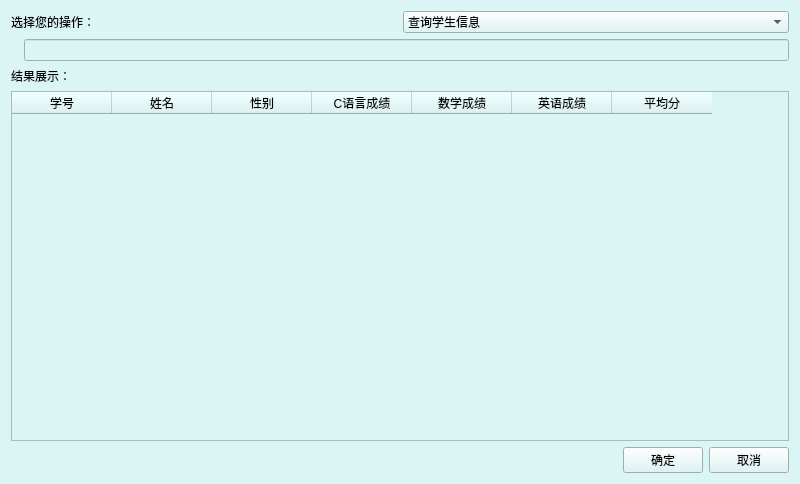
<?xml version="1.0" encoding="UTF-8"?>
<ui version="4.0">
 <class>TeacherManagerWidget</class>
 <widget class="QWidget" name="TeacherManagerWidget">
  <property name="geometry">
   <rect>
    <x>0</x>
    <y>0</y>
    <width>800</width>
    <height>484</height>
   </rect>
  </property>
  <property name="minimumSize">
   <size>
    <width>485</width>
    <height>0</height>
   </size>
  </property>
  <property name="windowTitle">
   <string>教员管理界面</string>
  </property>
  <property name="styleSheet">
   <string notr="true">background-color: rgb(219, 244, 244);</string>
  </property>
  <layout class="QVBoxLayout" name="verticalLayout">
   <item>
    <layout class="QHBoxLayout" name="horizontalLayout">
     <item>
      <widget class="QLabel" name="label">
       <property name="text">
        <string>选择您的操作：</string>
       </property>
      </widget>
     </item>
     <item>
      <widget class="QComboBox" name="comboBox">
       <item>
        <property name="text">
         <string>查询学生信息</string>
        </property>
       </item>
       <item>
        <property name="text">
         <string>修改学生信息</string>
        </property>
       </item>
       <item>
        <property name="text">
         <string>增加学生信息</string>
        </property>
       </item>
       <item>
        <property name="text">
         <string>删除学生信息</string>
        </property>
       </item>
       <item>
        <property name="text">
         <string>显示当前信息</string>
        </property>
       </item>
       <item>
        <property name="text">
         <string>求平均分</string>
        </property>
       </item>
       <item>
        <property name="text">
         <string>保存</string>
        </property>
       </item>
      </widget>
     </item>
    </layout>
   </item>
   <item>
    <layout class="QHBoxLayout" name="horizontalLayout_4">
     <item>
      <widget class="QLabel" name="label_3">
       <property name="text">
        <string/>
       </property>
      </widget>
     </item>
     <item>
      <widget class="QLineEdit" name="lineEdit"/>
     </item>
    </layout>
   </item>
   <item>
    <layout class="QHBoxLayout" name="horizontalLayout_2">
     <item>
      <widget class="QLabel" name="label_2">
       <property name="text">
        <string>结果展示：</string>
       </property>
      </widget>
     </item>
    </layout>
   </item>
   <item>
    <widget class="QTableWidget" name="tableWidget">
     <column>
      <property name="text">
       <string>学号</string>
      </property>
     </column>
     <column>
      <property name="text">
       <string>姓名</string>
      </property>
     </column>
     <column>
      <property name="text">
       <string>性别</string>
      </property>
     </column>
     <column>
      <property name="text">
       <string>C语言成绩</string>
      </property>
     </column>
     <column>
      <property name="text">
       <string>数学成绩</string>
      </property>
     </column>
     <column>
      <property name="text">
       <string>英语成绩</string>
      </property>
     </column>
     <column>
      <property name="text">
       <string>平均分</string>
      </property>
     </column>
    </widget>
   </item>
   <item>
    <layout class="QHBoxLayout" name="horizontalLayout_3">
     <item>
      <spacer name="horizontalSpacer">
       <property name="orientation">
        <enum>Qt::Horizontal</enum>
       </property>
       <property name="sizeHint" stdset="0">
        <size>
         <width>40</width>
         <height>20</height>
        </size>
       </property>
      </spacer>
     </item>
     <item>
      <widget class="QPushButton" name="pushButton">
       <property name="text">
        <string>确定</string>
       </property>
      </widget>
     </item>
     <item>
      <widget class="QPushButton" name="pushButton_2">
       <property name="text">
        <string>取消</string>
       </property>
      </widget>
     </item>
    </layout>
   </item>
  </layout>
 </widget>
 <layoutdefault spacing="6" margin="11"/>
 <resources/>
 <connections/>
</ui>
